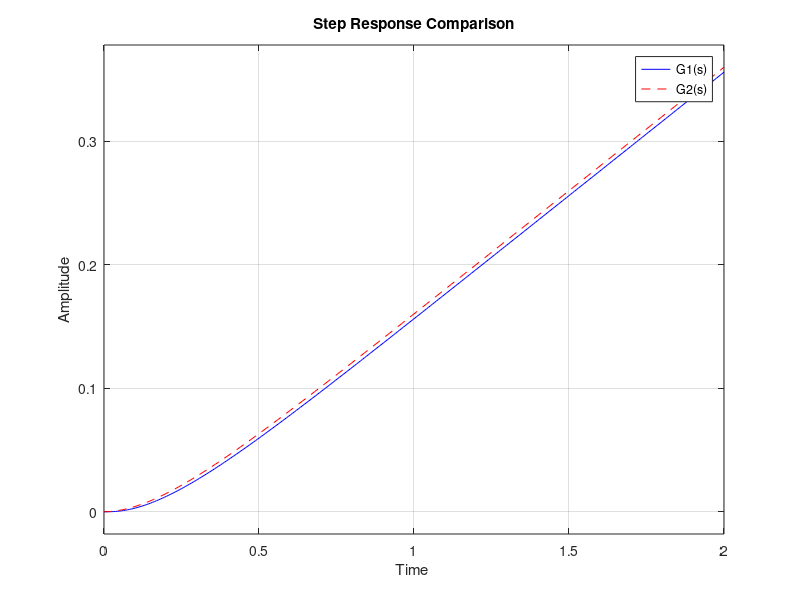

The MATLAB source for this figure:
% Define the transfer functions
G1 = tf(50, [1 55 250 0]); % Original third-order system
G2 = tf(1, [1 5 0]);      % Approximate second-order system

% Plot step responses
figure;
step(G1, 'b', G2, 'r--');
legend('G1(s)', 'G2(s)');
title('Step Response Comparison');
xlabel('Time ');
ylabel('Amplitude');
grid on;
